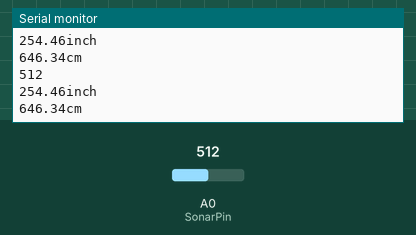
Bench run of a sketch on a simulated Arduino Uno, built with avr-gcc and run on an emulated ATmega328P. Parts: the last lines printed to the serial monitor. The test bench sets the inputs (shaded band); at power-on: A0 (SonarPin) = 512.

Above: at 1.2 s.
1.3 s: A0 (SonarPin) set to 786
At 1.55 s:
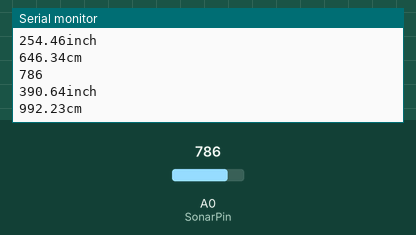
4.3 s: A0 (SonarPin) set to 805
At 4.58 s:
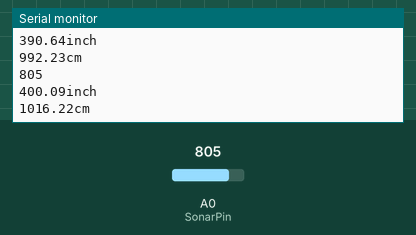
Timing chart, 0 to 7.3 s (numbered marks = the images above; inputs shaded):
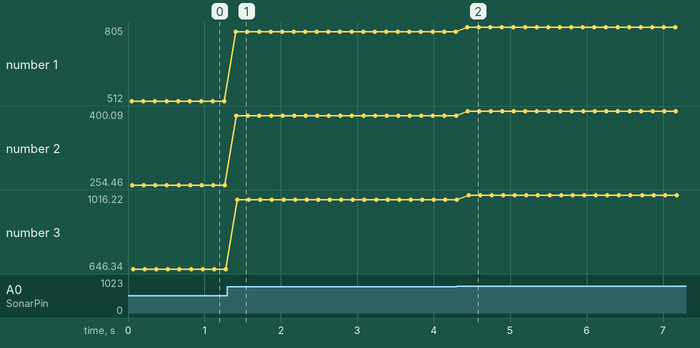

The sketch:

ex1.ino
```cpp
float Inch=0.00;
float cm=0.00;
int SonarPin=A0;
int sensorValue;

void setup(){
    pinMode(SonarPin,INPUT);
    Serial.begin(9600);
}
void loop(){
    sensorValue=analogRead(SonarPin);
    delay(50);
    Inch= (sensorValue*0.497);
    cm=Inch*2.54;
    Serial.println(sensorValue);
    Serial.print(Inch);
    Serial.println("inch");
    Serial.print(cm);
    Serial.println("cm");
    delay(100);
}
```

Measured:
- after the input at 1.3 s, the serial monitor: prints a new line after 0.11 s (image 1)
- after the input at 4.3 s, the serial monitor: prints a new line after 0.14 s (image 2)
- plotted number 1: 512 → 786 after the input at 1.3 s, 786 → 805 after the input at 4.3 s
- plotted number 2: 254.46 → 390.64 after the input at 1.3 s, 390.64 → 400.09 after the input at 4.3 s
- plotted number 3: 646.34 → 992.23 after the input at 1.3 s, 992.23 → 1016.22 after the input at 4.3 s
